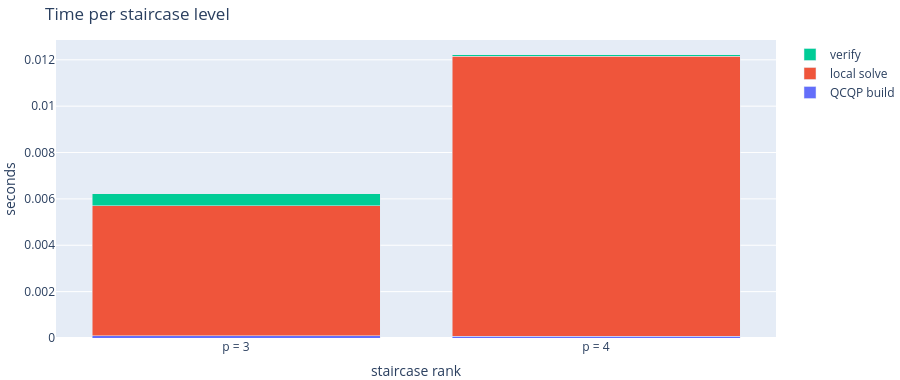

Notebook code for this chart:
### Markdown cell above
## Where the time goes

### Code cell
ranks = np.asarray(result.getRanksVisited()).astype(int)
phases = {
    "QCQP build": np.asarray(result.getQcqpBuildTimePerLevel()),
    "local solve": np.asarray(result.getNlpTimePerLevel()),
    "verify": np.asarray(result.getVerifyTimePerLevel()),
}

timing = go.Figure()
for name, seconds in phases.items():
    timing.add_trace(go.Bar(x=[f"p = {level}" for level in ranks], y=seconds, name=name))
timing.update_layout(
    barmode="stack", title="Time per staircase level",
    xaxis_title="staircase rank", yaxis_title="seconds",
    height=380, margin=dict(l=0, r=0, t=40, b=0))
timing.show()

for name, seconds in phases.items():
    print(f"{name:>12}: {seconds.sum():.5f} s")

### Figure 1 — Plotly figure (JSON) as saved in the notebook; plotly's stock layout.template omitted (floating-point values rounded to 4 significant figures)
{"data": [{"name": "QCQP build", "type": "bar", "x": ["p = 3", "p = 4"], "y": [0.0001071, 7.07e-05]}, {"name": "local solve", "type": "bar", "x": ["p = 3", "p = 4"], "y": [0.005595, 0.01207]}, {"name": "verify", "type": "bar", "x": ["p = 3", "p = 4"], "y": [0.0005304, 6.697e-05]}], "layout": {"barmode": "stack", "height": 380, "margin": {"b": 0, "l": 0, "r": 0, "t": 40}, "title": {"text": "Time per staircase level"}, "xaxis": {"title": {"text": "staircase rank"}}, "yaxis": {"title": {"text": "seconds"}}}}
